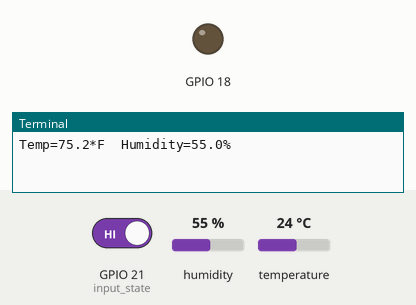
Bench run of a program on a simulated Raspberry Pi (BCM pin numbers). Shown: output pins drawn as LEDs (lit = HIGH), the last lines printed to the terminal. The inputs (shaded band) are chosen by the test bench; at power-on: GPIO 21 (input_state) HIGH, humidity 55 %, temperature 24 °C.

Above: at 1.2 s.
1.3 s: GPIO 21 (input_state) driven LOW
At 6.0 s:
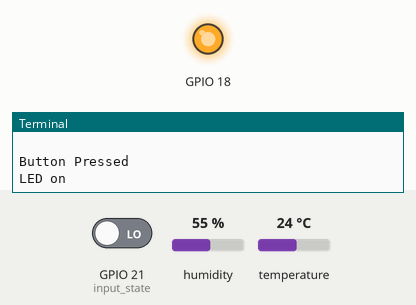
7.5 s: GPIO 21 (input_state) driven HIGH
At 12.4 s:
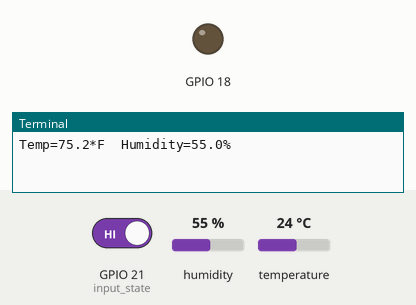
Timing chart, 0 to 13.9 s (numbered marks = the images above; inputs shaded):
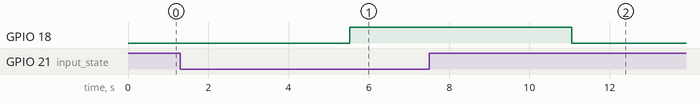

The program:

monitor.py
```python
import RPi.GPIO as GPIO
import time
import Adafruit_DHT

GPIO.setmode(GPIO.BCM)
GPIO.setwarnings(False)

# Pin 18 controls the LED output.
GPIO.setup(18,GPIO.OUT)

# Pin 21 is an input for a switch.
GPIO.setup(21,GPIO.IN, pull_up_down=GPIO.PUD_UP)

# Pin 16 is the data input from the DHT22 Temperature Humidity sensor.
# https://www.adafruit.com/products/385
GPIO.setup(16,GPIO.IN)

# This program reads a
# Inspired by sample code from
# http://razzpisampler.oreilly.com/ch07.html
# https://github.com/adafruit/Adafruit_Python_DHT/blob/master/examples/simpletest.py
while True:

    input_state = GPIO.input(21)
    if input_state == False:
        print('Button Pressed')
        print "LED on"
        GPIO.output(18,GPIO.HIGH)
    else:
        print "LED off"
        GPIO.output(18,GPIO.LOW)


    humidity, temperature = Adafruit_DHT.read_retry(Adafruit_DHT.DHT22, 16)
    if humidity is not None and temperature is not None:
        print('Temp={0:0.1f}*F  Humidity={1:0.1f}%'.format(temperature * 9/5 + 32, humidity))
        #print('Temp={0:0.1f}*C  Humidity={1:0.1f}%'.format(temperature, humidity))
    else:
        print('Failed to get reading. Try again!')


    print('\n')
    time.sleep(5)
```

Measured:
- after the input at 1.3 s, GPIO 18: LOW → HIGH after 4.2 s
- after the input at 7.5 s, GPIO 18: HIGH → LOW after 3.6 s
